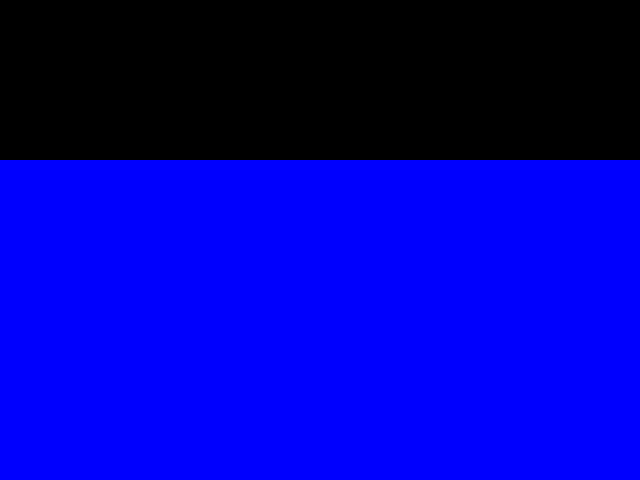

The image is a tile-based game level rendered from a .tmx file. Its description and complete source (layers, tilesets, objects, tile grids) follow:
An orthogonal 20x15 tile map with 32x32 px tiles, 1 tile layer (Background_Layer) and 7 objects (6x Label, Sprite).

<map version="1.0" orientation="orthogonal" width="20" height="15" tilewidth="32" tileheight="32">
 <tileset firstgid="1" name="tilesetSnail" tilewidth="32" tileheight="32">
  <image source="../back/bkTileBankSnail.png" width="64" height="32" />
 </tileset>
 <layer name="Background_Layer" width="20" height="15">
  <data encoding="csv">
1,1,1,1,1,1,1,1,1,1,1,1,1,1,1,1,1,1,1,1,
1,1,1,1,1,1,1,1,1,1,1,1,1,1,1,1,1,1,1,1,
1,1,1,1,1,1,1,1,1,1,1,1,1,1,1,1,1,1,1,1,
1,1,1,1,1,1,1,1,1,1,1,1,1,1,1,1,1,1,1,1,
1,1,1,1,1,1,1,1,1,1,1,1,1,1,1,1,1,1,1,1,
2,2,2,2,2,2,2,2,2,2,2,2,2,2,2,2,2,2,2,2,
2,2,2,2,2,2,2,2,2,2,2,2,2,2,2,2,2,2,2,2,
2,2,2,2,2,2,2,2,2,2,2,2,2,2,2,2,2,2,2,2,
2,2,2,2,2,2,2,2,2,2,2,2,2,2,2,2,2,2,2,2,
2,2,2,2,2,2,2,2,2,2,2,2,2,2,2,2,2,2,2,2,
2,2,2,2,2,2,2,2,2,2,2,2,2,2,2,2,2,2,2,2,
2,2,2,2,2,2,2,2,2,2,2,2,2,2,2,2,2,2,2,2,
2,2,2,2,2,2,2,2,2,2,2,2,2,2,2,2,2,2,2,2,
2,2,2,2,2,2,2,2,2,2,2,2,2,2,2,2,2,2,2,2,
2,2,2,2,2,2,2,2,2,2,2,2,2,2,2,2,2,2,2,2
</data>
 </layer>
 <objectgroup name="GUI_Layer" width="20" height="15">
  <object name="lblTitle" type="Label" x="0" y="0" width="320" height="112">
   <properties>
    <property name="isMultiline" value="true" />
    <property name="nFontSize" value="30" />
    <property name="stFontFilename" value="/res/font/FreeMonoBold.ttf" />
    <property name="stMode" value="left" />
    <property name="stText" value="Welcome to\nSnail Maze" />
   </properties>
  </object>
  <object name="lblRound" type="Label" x="320" y="128" width="64" height="32">
   <properties>
    <property name="nFontSize" value="30" />
    <property name="stFontFilename" value="/res/font/FreeMonoBold.ttf" />
    <property name="stMode" value="left" />
    <property name="stText" value="RD" />
   </properties>
  </object>
  <object name="lblCopyright" type="Label" x="0" y="112" width="320" height="48">
   <properties>
    <property name="isMultiline" value="true" />
    <property name="nFontSize" value="15" />
    <property name="stFontFilename" value="/res/font/FreeMonoBold.ttf" />
    <property name="stMode" value="left" />
    <property name="stText" value="Copyright Sega\nPorted by Alain Petit" />
   </properties>
  </object>
  <object name="lblTime" type="Label" x="464" y="128" width="96" height="32">
   <properties>
    <property name="nFontSize" value="30" />
    <property name="stFontFilename" value="/res/font/FreeMonoBold.ttf" />
    <property name="stMode" value="left" />
    <property name="stText" value="Time" />
   </properties>
  </object>
  <object name="lblRoundValue" type="Label" x="384" y="128" width="64" height="32">
   <properties>
    <property name="nFontSize" value="30" />
    <property name="stFontFilename" value="/res/font/FreeMonoBold.ttf" />
    <property name="stMode" value="left" />
    <property name="stText" value="1" />
   </properties>
  </object>
  <object name="lblTimeValue" type="Label" x="560" y="128" width="80" height="32">
   <properties>
    <property name="nFontSize" value="30" />
    <property name="stFontFilename" value="/res/font/FreeMonoBold.ttf" />
    <property name="stMode" value="left" />
    <property name="stText" value="60" />
   </properties>
  </object>
 </objectgroup>
 <objectgroup name="MouseCursor_Layer" width="20" height="15">
  <object name="sprCursor" type="Sprite" x="305" y="208" width="32" height="32">
   <properties>
    <property name="isCameraBound" value="true" />
    <property name="stImageFilename" value="/res/sprites/Cursor.png" />
    <property name="state_1-Idle" value="1,0.0" />
    <property name="state_2-Over" value="1,0.0" />
   </properties>
  </object>
 </objectgroup>
</map>
